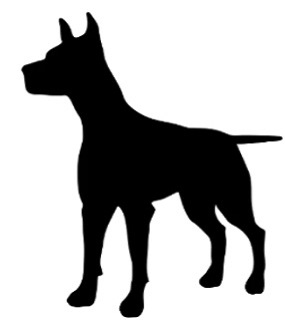
#> input picture imagens/moldeDog.jpg, 285 x 320 px, found by its file name
$ python main.py
#> lines starting #> are read from the running program, lines starting #| are printed output that depends on the picture; after the words box and inside, x2 and y2 are one past the last pixel; in counts of white or black regions, pixels touching at a corner belong together
### binarizacao.py


def binarizarImagem(imagem, imagemAlterada, t):
    linha, coluna = imagem.shape
    for i in range(linha):
        for j in range(coluna):
            if imagem[i, j] < t:
                imagemAlterada[i, j] = 0
            else:
                imagemAlterada[i, j] = 255

### reconhecimento_bordas.py
def reconhecerBordas(imagemAlterada, matrizAuxiliar, mascara):
    linha, coluna = imagemAlterada.shape
    for i in range(linha):
        for j in range(coluna):
            matrizAuxiliar[i + 1][j + 1] = imagemAlterada[i][j]

    linha, coluna = imagemAlterada.shape
    for i in range(linha):
        for j in range(coluna):
            imagemAlterada[i][j] = \
                (matrizAuxiliar[i - 1][j - 1] * mascara[0][0]) \
                + (matrizAuxiliar[i - 1][j] * mascara[0][1]) \
                + (matrizAuxiliar[i - 1][j + 1] * mascara[0][2]) \
                + (matrizAuxiliar[i][j - 1] * mascara[1][0]) \
                + (matrizAuxiliar[i][j] * mascara[1][1]) \
                + (matrizAuxiliar[i][j + 1] * mascara[1][2]) \
                + (matrizAuxiliar[i + 1][j - 1] * mascara[2][0]) \
                + (matrizAuxiliar[i + 1][j] * mascara[2][1]) \
                + (matrizAuxiliar[i + 1][j + 1] * mascara[2][2])
            imagemAlterada[i][j]

### main.py
import cv2
import matplotlib.pyplot as plt
import numpy as np
import binarizacao as bin
import reconhecimento_bordas as recon


def main():
    #Arquivos e Parametros
    arq= "imagens/"+input("Informe qual imagem deseja alterar utilizar:")
#> the answer given: imagens/moldeDog.jpg
    #arq="imagens/moldeDog.jpg"
    imagem = cv2.imread(arq, 0)
#> imagem is the input picture: shape (320, 285); min 0, max 255, mean 178.2
    mascara = np.array([[0, -1, 0], [-1, 4, -1], [0, -1, 0]])

    #Binarização de Imagem
    imagemAlterada = np.array(imagem)
    mostrarHistogramas(imagem, imagemAlterada)
#> in mostrarHistogramas, `plt.show()`:
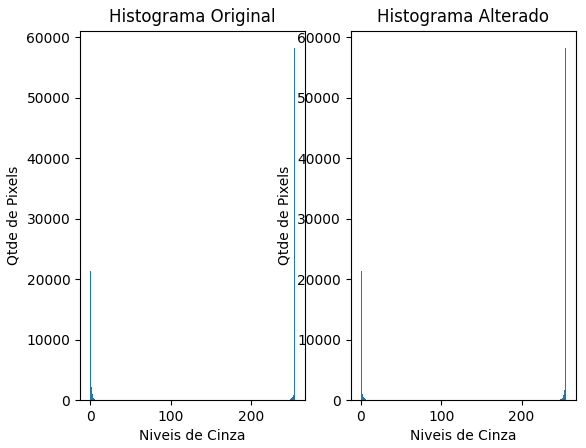
#> figure drawn by matplotlib, 2 panels; panel 1: tallest bar 58152 high, from x = 254 to 255; panel 2: tallest bar 58152 high, from x = 254 to 255
    t = int(input("Informe o valor T(Ponto de divisão entre Branco e Preto): "))
#> the answer given: 3
    bin.binarizarImagem(imagem, imagemAlterada, t)
#> after the loop in binarizarImagem, `for i in range(linha):`:
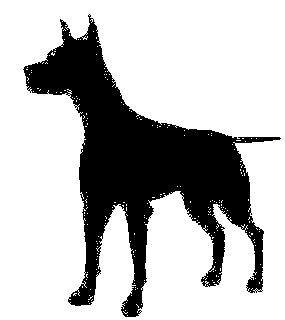
#> imagemAlterada: shape (320, 285); 73.2% white; 1 black region, box (x1, y1, x2, y2) and area: (23, 14, 281, 317) 24405
    mostrarImagens(imagem, imagemAlterada)
    #cv2.imwrite(arq + "binarizada", imagemAlterada)

    #Reconhecimento de Bordas
    linha, coluna = imagem.shape
#> linha = 320; coluna = 285
    matrizAuxiliar = np.zeros((linha + 2, coluna + 2))
    recon.reconhecerBordas(imagemAlterada, matrizAuxiliar, mascara)
#> after the loop in reconhecerBordas, `for i in range(linha):`:
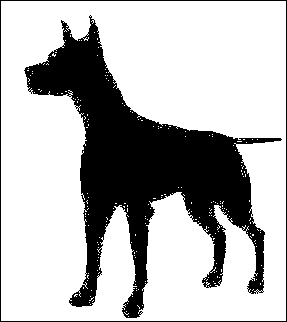
#> matrizAuxiliar: shape (322, 287) float64; 72.3% white; 2 black regions, box (x1, y1, x2, y2) and area: (24, 15, 282, 318) 24405, (0, 0, 287, 322) 1214
#> after the loop in reconhecerBordas, `for i in range(linha):`:
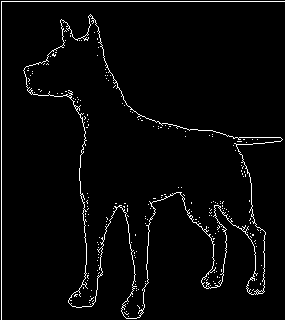
#> imagemAlterada: shape (320, 285); min 0, max 255, mean 8
    mostrarHistogramas(imagem, imagemAlterada)
#> in mostrarHistogramas (call 2), `plt.show()`:
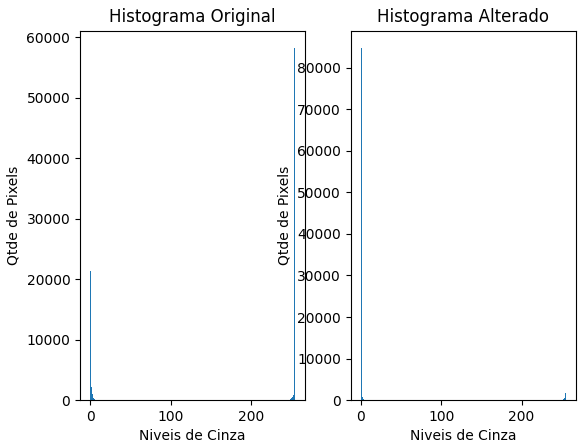
#> figure drawn by matplotlib, 2 panels; panel 1: tallest bar 58152 high, from x = 254 to 255; panel 2: tallest bar 84678 high, from x = 0 to 0.996
    mostrarImagens(imagem, imagemAlterada)
    arq = "imagens/" + input("Como deseja salvar o arquivo?")+".jpg"
#> the answer given: out.png
    cv2.imwrite(arq, imagemAlterada)


def mostrarHistogramas(original, alterada):
    plt.subplot(121)
    plt.title('Histograma Original')
    plt.xlabel('Niveis de Cinza')
    plt.ylabel('Qtde de Pixels')
    plt.hist(original.ravel(), 256, [0, 255])

    plt.subplot(122)
    plt.title('Histograma Alterado')
    plt.xlabel('Niveis de Cinza')
    plt.ylabel('Qtde de Pixels')
    plt.hist(alterada.ravel(), 256, [0, 255])

    plt.show()


def mostrarImagens(original, alterada):
    cv2.imshow('Imagem Original', original)
    cv2.imshow('Imagem Alterada', alterada)
    cv2.waitKey(0)
    cv2.destroyAllWindows()


main()
